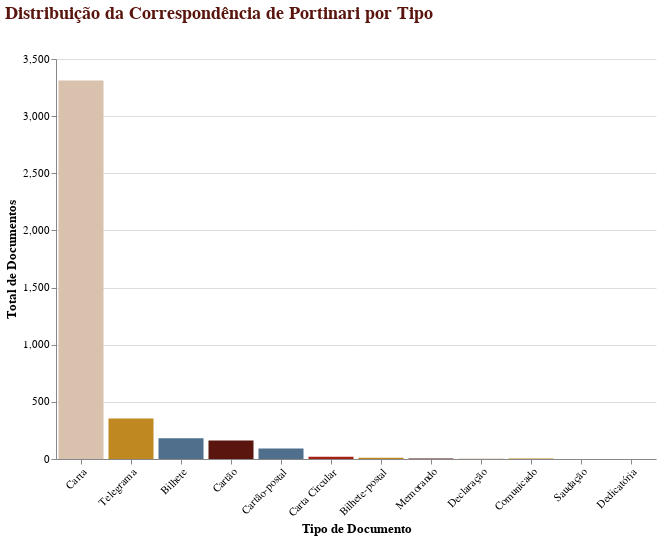

Notebook source saved alongside this figure:
### Markdown cell above
#### O objetivo da seguinte visualização é entender e analisar os tipos de correspondências do DataFrame.

### Code cell
cores_portinari = ['#4F6F8C', '#BF8821', '#D9C2AD', '#A62014', '#59150E']

# preparar os dados 
tipo_counts = df['tipo_doc'].value_counts().reset_index()
tipo_counts.columns = ['tipo_doc', 'quantidade']

# criar o gráfico
chart = alt.Chart(tipo_counts).mark_bar().encode(
    x=alt.X('tipo_doc:N', 
            sort='-y', 
            title='Tipo de Documento',
            axis=alt.Axis(labelAngle=-45, labelFont=fonte_padrao, titleFont=fonte_padrao)),
    
    y=alt.Y('quantidade:Q', 
            title='Total de Documentos',
            axis=alt.Axis(labelFont=fonte_padrao, titleFont=fonte_padrao)),
    
    color=alt.Color('tipo_doc:N', 
                    scale=alt.Scale(range=cores_portinari), 
                    legend=None),
    
    tooltip=['tipo_doc', 'quantidade']
).properties(
    title={
        "text": ["Distribuição da Correspondência de Portinari por Tipo"],
        "font": fonte_padrao,
        "fontSize": 18,
        "anchor": 'start',
        "color": '#59150E',
        "offset": 30
    },
    width=600,
    height=400
).configure_axis(
    labelFont=fonte_padrao,   
    titleFont=fonte_padrao,
    labelFontSize=11,
    titleFontSize=13
).configure_title(
    font=fonte_padrao,     
    fontSize=18,
    anchor='start'
).configure_view(
    strokeWidth=0 
)

chart.show()

### Figure 1 — Vega-Lite specification as saved in the notebook (floating-point values rounded to 4 significant figures)
{"config": {"view": {"continuousWidth": 300, "continuousHeight": 300, "strokeWidth": 0}, "axis": {"labelFont": "CourierI", "labelFontSize": 11, "titleFont": "CourierI", "titleFontSize": 13}, "title": {"anchor": "start", "font": "CourierI", "fontSize": 18}}, "data": {"name": "data-71c36133928020e2ebd81b4256df2bfc"}, "mark": {"type": "bar"}, "encoding": {"color": {"field": "tipo_doc", "legend": null, "scale": {"range": ["#4F6F8C", "#BF8821", "#D9C2AD", "#A62014", "#59150E"]}, "type": "nominal"}, "tooltip": [{"field": "tipo_doc", "type": "nominal"}, {"field": "quantidade", "type": "quantitative"}], "x": {"axis": {"labelAngle": -45, "labelFont": "CourierI", "titleFont": "CourierI"}, "field": "tipo_doc", "sort": "-y", "title": "Tipo de Documento", "type": "nominal"}, "y": {"axis": {"labelFont": "CourierI", "titleFont": "CourierI"}, "field": "quantidade", "title": "Total de Documentos", "type": "quantitative"}}, "height": 400, "title": {"text": ["Distribuição da Correspondência de Portinari por Tipo"], "font": "CourierI", "fontSize": 18, "anchor": "start", "color": "#59150E", "offset": 30}, "width": 600, "$schema": "https://vega.github.io/schema/vega-lite/v6.1.0.json", "datasets": {"data-71c36133928020e2ebd81b4256df2bfc": [{"tipo_doc": "Carta", "quantidade": 3312}, {"tipo_doc": "Telegrama", "quantidade": 355}, {"tipo_doc": "Bilhete", "quantidade": 182}, {"tipo_doc": "Cartão", "quantidade": 162}, {"tipo_doc": "Cartão-postal", "quantidade": 91}, {"tipo_doc": "Carta Circular", "quantidade": 19}, {"tipo_doc": "Bilhete-postal", "quantidade": 10}, {"tipo_doc": "Memorando", "quantidade": 5}, {"tipo_doc": "Declaração", "quantidade": 5}, {"tipo_doc": "Comunicado", "quantidade": 4}, {"tipo_doc": "Saudação", "quantidade": 1}, {"tipo_doc": "Dedicatória", "quantidade": 1}]}}
